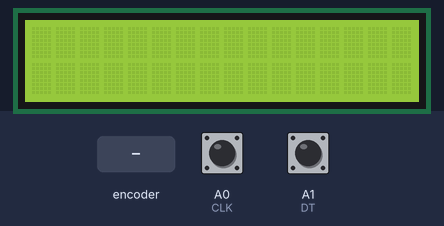
A sketch run on a simulated Arduino Uno, built with avr-gcc and run on an emulated ATmega328P. Parts: 16×2 character LCD. The test bench sets the inputs (shaded band); at power-on: A0 (CLK) HIGH, A1 (DT) HIGH. What the sketch prints to the serial monitor is not drawn.

Above: at 1.2 s.
1.3 s: rotary encoder on A0 (CLK) / A1 (DT) turned 3 steps (first pin leading)
At 3.0 s:
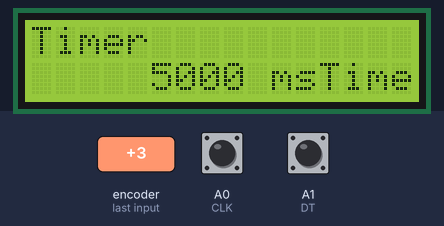
3.4 s: rotary encoder on A0 (CLK) / A1 (DT) turned 2 steps (second pin leading)
At 4.8 s:
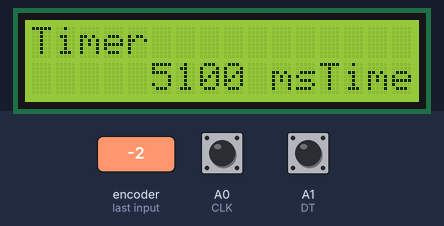
5.3 s: rotary encoder on A0 (CLK) / A1 (DT) turned 2 steps (second pin leading)
At 6.2 s:
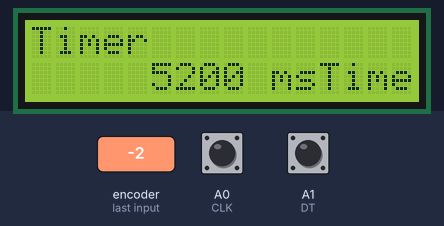
Timing chart, 0 to 8.3 s (numbered marks = the images above; inputs shaded):
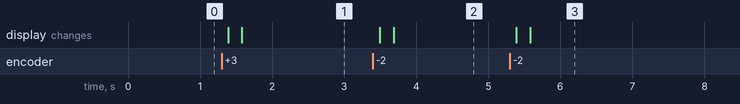

Measured:
- after the input at 1.3 s, the display: first changes after 0.09 s (image 1 shows a later state)
- after the input at 3.4 s, the display: first changes after 0.09 s (image 2 shows a later state)
- after the input at 5.3 s, the display: first changes after 0.09 s (image 3 shows a later state)

The sketch:

rot_encoder.ino
```cpp
/* Rotary encoder read example */
#define ENC_PORT PINC
const int CLK = A0;
const int DT = A1;
const int MIN_GRIND_TIME = 5000;
const int MAX_GRIND_TIME = 15000;
long grind_time_preset = MIN_GRIND_TIME;
long new_preset;
int prev_counter;
char buf[16];
unsigned long previousMillis = 0;

#include <Wire.h>
//https://bitbucket.org/fmalpartida/new-liquidcrystal/wiki/Home
#include <LiquidCrystal_I2C.h>
LiquidCrystal_I2C lcd(0x27, 2, 1, 0, 4, 5, 6, 7, 3, POSITIVE);  // Set the LCD I2C address


void setup() {
  /* Setup encoder pins as inputs */
  pinMode(CLK, INPUT);
  digitalWrite(CLK, HIGH);
  pinMode(DT, INPUT);
  digitalWrite(DT, HIGH);
  Serial.begin (115200);
  Serial.println("Start");
  // initialize lcd
  lcd.begin(16,2);
  lcd.backlight(); // finish with backlight on
  lcd.clear();
}


void update_display(){
  int bar_frac;
  //lcd.write("fuck");
  lcd.write("Timer  ");
  lcd.setCursor(4,1);
  sprintf(buf, "%5d ms", grind_time_preset);
  lcd.write(buf);

}


void loop()
{
 static uint8_t counter = 0;   //this variable will be changed by encoder input
 int8_t tmpdata;
 int x;
 /**/
  tmpdata = read_encoder();
  if( tmpdata ) {
    Serial.print("Counter value: ");
    Serial.print(counter, DEC);
    Serial.print("tmpdata: ");
    Serial.print(tmpdata);
    Serial.print("  Grind time = ");
    Serial.println(grind_time_preset);
    counter += tmpdata;
    x = counter % 4;
    if (x == 0) {
      new_preset = (grind_time_preset + (tmpdata * 50));
      if (new_preset > MAX_GRIND_TIME) {
        grind_time_preset = MAX_GRIND_TIME;
      }else if (new_preset < MIN_GRIND_TIME) {
        grind_time_preset = MIN_GRIND_TIME;
      }else {
        grind_time_preset = new_preset;
      }
      update_display();
    }
  Serial.print("Counter value: ");
  Serial.print(counter, DEC);
  Serial.print("  Grind time = ");
  Serial.println(grind_time_preset);
  }
}

/* returns change in encoder state (-1,0,1) */
int8_t read_encoder()
{
  static int8_t enc_states[] = {0,-1,1,0,1,0,0,-1,-1,0,0,1,0,1,-1,0};
  static uint8_t old_AB = 0;
  /**/
  old_AB <<= 2;                   //remember previous state
  old_AB |= ( ENC_PORT & 0x03 );  //add current state
  return ( enc_states[( old_AB & 0x0f )]);
}
```
